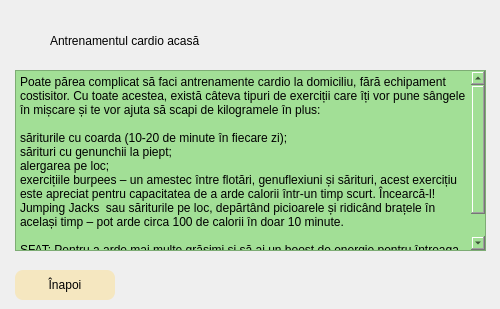
    <widget class="QWidget" name="antrenament4">
     <widget class="QLabel" name="label_8">
      <property name="geometry">
       <rect>
        <x>50</x>
        <y>20</y>
        <width>441</width>
        <height>41</height>
       </rect>
      </property>
      <property name="styleSheet">
       <string notr="true">font: 14pt &quot;Times New Roman&quot;;</string>
      </property>
      <property name="text">
       <string>Antrenamentul cardio acasă</string>
      </property>
     </widget>
     <widget class="QPushButton" name="pushButton_inapoi_14">
      <property name="geometry">
       <rect>
        <x>15</x>
        <y>270</y>
        <width>100</width>
        <height>30</height>
       </rect>
      </property>
      <property name="styleSheet">
       <string notr="true">#pushButton_inapoi_14{
	font: 12pt &quot;Times New Roman&quot;;
	background-color: rgb(245, 231, 192);
	
 border-radius:8px;
}
#pushButton_inapoi_14:hover{
	font: 12pt &quot;Times New Roman&quot;;

background-color: rgb(157, 217, 146);
border-radius:5px;

}</string>
      </property>
      <property name="text">
       <string>Înapoi</string>
      </property>
     </widget>
     <widget class="QPlainTextEdit" name="plainTextEdit_a4">
      <property name="geometry">
       <rect>
        <x>15</x>
        <y>70</y>
        <width>471</width>
        <height>181</height>
       </rect>
      </property>
      <property name="styleSheet">
       <string notr="true">background-color: rgb(162, 223, 150);
font: 12pt &quot;Times New Roman&quot;;</string>
      </property>
      <property name="plainText">
       <string>Poate părea complicat să faci antrenamente cardio la domiciliu, fără echipament costisitor. Cu toate acestea, există câteva tipuri de exerciții care îți vor pune sângele în mișcare și te vor ajuta să scapi de kilogramele în plus:

săriturile cu coarda (10-20 de minute în fiecare zi);
sărituri cu genunchii la piept;
alergarea pe loc;
exercițiile burpees – un amestec între flotări, genuflexiuni și sărituri, acest exercițiu este apreciat pentru capacitatea de a arde calorii într-un timp scurt. Încearcă-l!
Jumping Jacks  sau săriturile pe loc, depărtând picioarele și ridicând brațele în același timp – pot arde circa 100 de calorii în doar 10 minute.

SFAT: Pentru a arde mai multe grăsimi și să ai un boost de energie pentru întreaga zi, fă antrenamente cardiovasculare dimineața, pe stomacul gol.</string>
      </property>
     </widget>
    </widget>
